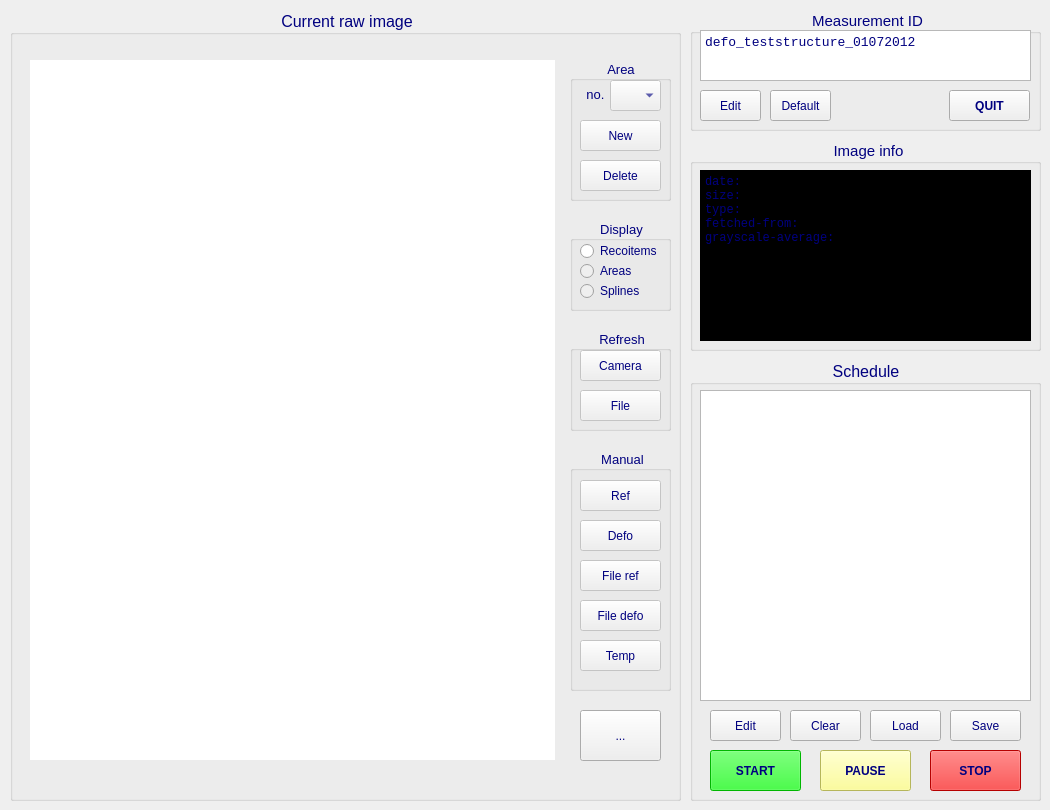
    <widget class="QWidget" name="online_tab" >
     <attribute name="title" >
      <string>Online</string>
     </attribute>
     <widget class="QGroupBox" name="rawimageGroupBox_" >
      <property name="geometry" >
       <rect>
        <x>10</x>
        <y>10</y>
        <width>671</width>
        <height>791</height>
       </rect>
      </property>
      <property name="font" >
       <font>
        <pointsize>12</pointsize>
       </font>
      </property>
      <property name="styleSheet" >
       <string notr="true" >color: rgb(0, 0, 127);</string>
      </property>
      <property name="title" >
       <string>Current raw image</string>
      </property>
      <property name="alignment" >
       <set>Qt::AlignCenter</set>
      </property>
      <widget class="QWidget" native="1" name="widget" >
       <property name="geometry" >
        <rect>
         <x>20</x>
         <y>50</y>
         <width>525</width>
         <height>700</height>
        </rect>
       </property>
       <property name="autoFillBackground" >
        <bool>false</bool>
       </property>
       <property name="styleSheet" >
        <string notr="true" >background-color: rgb(255, 255, 255);</string>
       </property>
      </widget>
      <widget class="QGroupBox" name="areaGroupBox_" >
       <property name="geometry" >
        <rect>
         <x>560</x>
         <y>50</y>
         <width>101</width>
         <height>141</height>
        </rect>
       </property>
       <property name="font" >
        <font>
         <pointsize>10</pointsize>
        </font>
       </property>
       <property name="title" >
        <string>Area</string>
       </property>
       <property name="alignment" >
        <set>Qt::AlignCenter</set>
       </property>
       <widget class="QPushButton" name="areaNewButton_" >
        <property name="enabled" >
         <bool>false</bool>
        </property>
        <property name="geometry" >
         <rect>
          <x>10</x>
          <y>60</y>
          <width>81</width>
          <height>31</height>
         </rect>
        </property>
        <property name="styleSheet" >
         <string notr="true" />
        </property>
        <property name="text" >
         <string>New</string>
        </property>
        <property name="flat" >
         <bool>false</bool>
        </property>
       </widget>
       <widget class="QPushButton" name="areaDeleteButton_" >
        <property name="enabled" >
         <bool>false</bool>
        </property>
        <property name="geometry" >
         <rect>
          <x>10</x>
          <y>100</y>
          <width>81</width>
          <height>31</height>
         </rect>
        </property>
        <property name="styleSheet" >
         <string notr="true" />
        </property>
        <property name="text" >
         <string>Delete</string>
        </property>
       </widget>
       <widget class="QComboBox" name="areaComboBox_" >
        <property name="enabled" >
         <bool>false</bool>
        </property>
        <property name="geometry" >
         <rect>
          <x>40</x>
          <y>20</y>
          <width>51</width>
          <height>31</height>
         </rect>
        </property>
        <property name="styleSheet" >
         <string notr="true" />
        </property>
       </widget>
       <widget class="QLabel" name="areaLabel_" >
        <property name="geometry" >
         <rect>
          <x>10</x>
          <y>19</y>
          <width>31</width>
          <height>31</height>
         </rect>
        </property>
        <property name="font" >
         <font>
          <pointsize>10</pointsize>
         </font>
        </property>
        <property name="styleSheet" >
         <string notr="true" >color: rgb(0, 0, 127);</string>
        </property>
        <property name="text" >
         <string>no.</string>
        </property>
        <property name="alignment" >
         <set>Qt::AlignCenter</set>
        </property>
       </widget>
      </widget>
      <widget class="QGroupBox" name="displayGroupBox_" >
       <property name="geometry" >
        <rect>
         <x>560</x>
         <y>210</y>
         <width>101</width>
         <height>91</height>
        </rect>
       </property>
       <property name="font" >
        <font>
         <pointsize>10</pointsize>
        </font>
       </property>
       <property name="title" >
        <string>Display</string>
       </property>
       <property name="alignment" >
        <set>Qt::AlignCenter</set>
       </property>
       <property name="checkable" >
        <bool>false</bool>
       </property>
       <property name="checked" >
        <bool>false</bool>
       </property>
       <widget class="QRadioButton" name="displayAreasButton_" >
        <property name="enabled" >
         <bool>false</bool>
        </property>
        <property name="geometry" >
         <rect>
          <x>10</x>
          <y>40</y>
          <width>61</width>
          <height>22</height>
         </rect>
        </property>
        <property name="text" >
         <string>Areas</string>
        </property>
       </widget>
       <widget class="QRadioButton" name="displaySplinesButton_" >
        <property name="enabled" >
         <bool>false</bool>
        </property>
        <property name="geometry" >
         <rect>
          <x>10</x>
          <y>60</y>
          <width>71</width>
          <height>22</height>
         </rect>
        </property>
        <property name="text" >
         <string>Splines</string>
        </property>
       </widget>
       <widget class="QRadioButton" name="displayRecoitemButton_" >
        <property name="geometry" >
         <rect>
          <x>10</x>
          <y>20</y>
          <width>81</width>
          <height>22</height>
         </rect>
        </property>
        <property name="text" >
         <string>Recoitems</string>
        </property>
       </widget>
      </widget>
      <widget class="QGroupBox" name="refreshGroupBox_" >
       <property name="geometry" >
        <rect>
         <x>560</x>
         <y>320</y>
         <width>101</width>
         <height>101</height>
        </rect>
       </property>
       <property name="font" >
        <font>
         <pointsize>10</pointsize>
        </font>
       </property>
       <property name="title" >
        <string>Refresh</string>
       </property>
       <property name="alignment" >
        <set>Qt::AlignCenter</set>
       </property>
       <property name="checkable" >
        <bool>false</bool>
       </property>
       <property name="checked" >
        <bool>false</bool>
       </property>
       <widget class="QPushButton" name="refreshCameraButton_" >
        <property name="enabled" >
         <bool>false</bool>
        </property>
        <property name="geometry" >
         <rect>
          <x>10</x>
          <y>20</y>
          <width>81</width>
          <height>31</height>
         </rect>
        </property>
        <property name="styleSheet" >
         <string notr="true" />
        </property>
        <property name="text" >
         <string>Camera</string>
        </property>
        <property name="flat" >
         <bool>false</bool>
        </property>
       </widget>
       <widget class="QPushButton" name="refreshFileButton_" >
        <property name="enabled" >
         <bool>false</bool>
        </property>
        <property name="geometry" >
         <rect>
          <x>10</x>
          <y>60</y>
          <width>81</width>
          <height>31</height>
         </rect>
        </property>
        <property name="styleSheet" >
         <string notr="true" />
        </property>
        <property name="text" >
         <string>File</string>
        </property>
        <property name="flat" >
         <bool>false</bool>
        </property>
       </widget>
      </widget>
      <widget class="QGroupBox" name="manualGroupBox_" >
       <property name="geometry" >
        <rect>
         <x>560</x>
         <y>440</y>
         <width>101</width>
         <height>241</height>
        </rect>
       </property>
       <property name="font" >
        <font>
         <pointsize>10</pointsize>
        </font>
       </property>
       <property name="title" >
        <string>Manual</string>
       </property>
       <property name="alignment" >
        <set>Qt::AlignCenter</set>
       </property>
       <property name="checkable" >
        <bool>false</bool>
       </property>
       <property name="checked" >
        <bool>false</bool>
       </property>
       <widget class="QPushButton" name="manualREFButton_" >
        <property name="enabled" >
         <bool>false</bool>
        </property>
        <property name="geometry" >
         <rect>
          <x>10</x>
          <y>30</y>
          <width>81</width>
          <height>31</height>
         </rect>
        </property>
        <property name="styleSheet" >
         <string notr="true" />
        </property>
        <property name="text" >
         <string>Ref</string>
        </property>
        <property name="flat" >
         <bool>false</bool>
        </property>
       </widget>
       <widget class="QPushButton" name="manualDEFOButton_" >
        <property name="enabled" >
         <bool>false</bool>
        </property>
        <property name="geometry" >
         <rect>
          <x>10</x>
          <y>70</y>
          <width>81</width>
          <height>31</height>
         </rect>
        </property>
        <property name="styleSheet" >
         <string notr="true" />
        </property>
        <property name="text" >
         <string>Defo</string>
        </property>
        <property name="flat" >
         <bool>false</bool>
        </property>
       </widget>
       <widget class="QPushButton" name="manualFILEREFButton_" >
        <property name="enabled" >
         <bool>false</bool>
        </property>
        <property name="geometry" >
         <rect>
          <x>10</x>
          <y>110</y>
          <width>81</width>
          <height>31</height>
         </rect>
        </property>
        <property name="styleSheet" >
         <string notr="true" />
        </property>
        <property name="text" >
         <string>File ref</string>
        </property>
        <property name="flat" >
         <bool>false</bool>
        </property>
       </widget>
       <widget class="QPushButton" name="manualFILEDEFOButton_" >
        <property name="enabled" >
         <bool>false</bool>
        </property>
        <property name="geometry" >
         <rect>
          <x>10</x>
          <y>150</y>
          <width>81</width>
          <height>31</height>
         </rect>
        </property>
        <property name="styleSheet" >
         <string notr="true" />
        </property>
        <property name="text" >
         <string>File defo</string>
        </property>
        <property name="flat" >
         <bool>false</bool>
        </property>
       </widget>
       <widget class="QPushButton" name="manualTEMPButton_" >
        <property name="enabled" >
         <bool>false</bool>
        </property>
        <property name="geometry" >
         <rect>
          <x>10</x>
          <y>190</y>
          <width>81</width>
          <height>31</height>
         </rect>
        </property>
        <property name="styleSheet" >
         <string notr="true" />
        </property>
        <property name="text" >
         <string>Temp</string>
        </property>
        <property name="flat" >
         <bool>false</bool>
        </property>
       </widget>
      </widget>
      <widget class="QToolButton" name="rawimageZoomButton_" >
       <property name="geometry" >
        <rect>
         <x>570</x>
         <y>700</y>
         <width>81</width>
         <height>51</height>
        </rect>
       </property>
       <property name="styleSheet" >
        <string notr="true" />
       </property>
       <property name="text" >
        <string>...</string>
       </property>
       <property name="icon" >
        <iconset>
         <normaloff>icons/48px-Icon-Lupe.png</normaloff>icons/48px-Icon-Lupe.png</iconset>
       </property>
      </widget>
     </widget>
     <widget class="QGroupBox" name="scheduleGroupBox_" >
      <property name="geometry" >
       <rect>
        <x>690</x>
        <y>360</y>
        <width>351</width>
        <height>441</height>
       </rect>
      </property>
      <property name="font" >
       <font>
        <pointsize>12</pointsize>
       </font>
      </property>
      <property name="styleSheet" >
       <string notr="true" >color: rgb(0, 0, 127);</string>
      </property>
      <property name="title" >
       <string>Schedule</string>
      </property>
      <property name="alignment" >
       <set>Qt::AlignCenter</set>
      </property>
      <widget class="QPushButton" name="scheduleClearButton_" >
       <property name="geometry" >
        <rect>
         <x>100</x>
         <y>350</y>
         <width>71</width>
         <height>31</height>
        </rect>
       </property>
       <property name="font" >
        <font>
         <pointsize>9</pointsize>
        </font>
       </property>
       <property name="styleSheet" >
        <string notr="true" />
       </property>
       <property name="text" >
        <string>Clear</string>
       </property>
      </widget>
      <widget class="QPushButton" name="scheduleEditButton_" >
       <property name="geometry" >
        <rect>
         <x>20</x>
         <y>350</y>
         <width>71</width>
         <height>31</height>
        </rect>
       </property>
       <property name="styleSheet" >
        <string notr="true" />
       </property>
       <property name="text" >
        <string>Edit</string>
       </property>
      </widget>
      <widget class="QPushButton" name="scheduleLoadButton_" >
       <property name="geometry" >
        <rect>
         <x>180</x>
         <y>350</y>
         <width>71</width>
         <height>31</height>
        </rect>
       </property>
       <property name="styleSheet" >
        <string notr="true" />
       </property>
       <property name="text" >
        <string>Load</string>
       </property>
      </widget>
      <widget class="QPushButton" name="scheduleSaveButton_" >
       <property name="geometry" >
        <rect>
         <x>260</x>
         <y>350</y>
         <width>71</width>
         <height>31</height>
        </rect>
       </property>
       <property name="styleSheet" >
        <string notr="true" />
       </property>
       <property name="text" >
        <string>Save</string>
       </property>
      </widget>
      <widget class="QTableView" name="scheduleTableview_" >
       <property name="geometry" >
        <rect>
         <x>10</x>
         <y>30</y>
         <width>331</width>
         <height>311</height>
        </rect>
       </property>
      </widget>
      <widget class="QPushButton" name="scheduleStopButton_" >
       <property name="geometry" >
        <rect>
         <x>240</x>
         <y>390</y>
         <width>91</width>
         <height>41</height>
        </rect>
       </property>
       <property name="font" >
        <font>
         <weight>75</weight>
         <bold>true</bold>
        </font>
       </property>
       <property name="styleSheet" >
        <string notr="true" >background-color: rgb(255, 0, 0);</string>
       </property>
       <property name="text" >
        <string>STOP</string>
       </property>
      </widget>
      <widget class="QPushButton" name="scheduleStartButton_" >
       <property name="geometry" >
        <rect>
         <x>20</x>
         <y>390</y>
         <width>91</width>
         <height>41</height>
        </rect>
       </property>
       <property name="font" >
        <font>
         <weight>75</weight>
         <bold>true</bold>
        </font>
       </property>
       <property name="styleSheet" >
        <string notr="true" >background-color: rgb(0, 255, 0);</string>
       </property>
       <property name="text" >
        <string>START</string>
       </property>
      </widget>
      <widget class="QPushButton" name="schedulePauseButton_" >
       <property name="geometry" >
        <rect>
         <x>130</x>
         <y>390</y>
         <width>91</width>
         <height>41</height>
        </rect>
       </property>
       <property name="font" >
        <font>
         <weight>75</weight>
         <bold>true</bold>
        </font>
       </property>
       <property name="styleSheet" >
        <string notr="true" >background-color: rgb(255, 255, 127);</string>
       </property>
       <property name="text" >
        <string>PAUSE</string>
       </property>
      </widget>
     </widget>
     <widget class="QGroupBox" name="measurementidGroupBox_" >
      <property name="geometry" >
       <rect>
        <x>690</x>
        <y>10</y>
        <width>351</width>
        <height>121</height>
       </rect>
      </property>
      <property name="font" >
       <font>
        <pointsize>11</pointsize>
       </font>
      </property>
      <property name="styleSheet" >
       <string notr="true" >color: rgb(0, 0, 127);</string>
      </property>
      <property name="title" >
       <string>Measurement ID</string>
      </property>
      <property name="alignment" >
       <set>Qt::AlignCenter</set>
      </property>
      <widget class="QPushButton" name="measurementidEditButton_" >
       <property name="geometry" >
        <rect>
         <x>10</x>
         <y>80</y>
         <width>61</width>
         <height>31</height>
        </rect>
       </property>
       <property name="styleSheet" >
        <string notr="true" />
       </property>
       <property name="text" >
        <string>Edit</string>
       </property>
      </widget>
      <widget class="QPushButton" name="measurementidDefaultButton_" >
       <property name="geometry" >
        <rect>
         <x>80</x>
         <y>80</y>
         <width>61</width>
         <height>31</height>
        </rect>
       </property>
       <property name="styleSheet" >
        <string notr="true" />
       </property>
       <property name="text" >
        <string>Default</string>
       </property>
      </widget>
      <widget class="QPlainTextEdit" name="plainTextEdit_4" >
       <property name="geometry" >
        <rect>
         <x>10</x>
         <y>20</y>
         <width>331</width>
         <height>51</height>
        </rect>
       </property>
       <property name="font" >
        <font>
         <family>Monospace</family>
         <pointsize>10</pointsize>
        </font>
       </property>
       <property name="plainText" >
        <string>defo_teststructure_01072012</string>
       </property>
      </widget>
      <widget class="QPushButton" name="pushButton" >
       <property name="geometry" >
        <rect>
         <x>259</x>
         <y>80</y>
         <width>81</width>
         <height>31</height>
        </rect>
       </property>
       <property name="font" >
        <font>
         <weight>75</weight>
         <bold>true</bold>
        </font>
       </property>
       <property name="text" >
        <string>QUIT</string>
       </property>
      </widget>
     </widget>
     <widget class="QGroupBox" name="imageinfoGroupBox_" >
      <property name="geometry" >
       <rect>
        <x>690</x>
        <y>140</y>
        <width>351</width>
        <height>211</height>
       </rect>
      </property>
      <property name="font" >
       <font>
        <pointsize>11</pointsize>
       </font>
      </property>
      <property name="styleSheet" >
       <string notr="true" >color: rgb(0, 0, 127);</string>
      </property>
      <property name="title" >
       <string>Image info</string>
      </property>
      <property name="alignment" >
       <set>Qt::AlignCenter</set>
      </property>
      <widget class="QPlainTextEdit" name="imageinfoTextedit_" >
       <property name="geometry" >
        <rect>
         <x>10</x>
         <y>30</y>
         <width>331</width>
         <height>171</height>
        </rect>
       </property>
       <property name="font" >
        <font>
         <family>Monospace</family>
        </font>
       </property>
       <property name="styleSheet" >
        <string notr="true" >background-color: rgb(256, 256, 256)</string>
       </property>
       <property name="readOnly" >
        <bool>true</bool>
       </property>
       <property name="plainText" >
        <string>date:
size:
type:
fetched-from:
grayscale-average:</string>
       </property>
      </widget>
     </widget>
    </widget>
